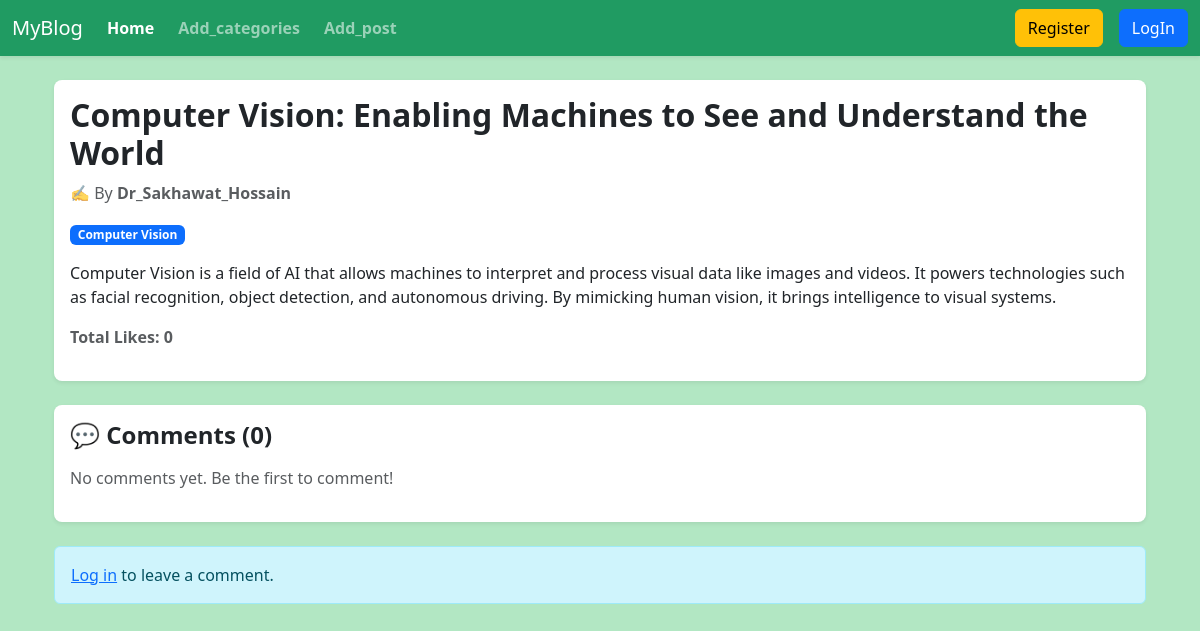
Page /posts/detail/10/ on the committed database.
### posts/models.py (models this page shows, shortened)
class Post(models.Model):
    title=models.CharField()
    content=models.TextField()
    category=models.ManyToManyField(Categories)
    author=models.ForeignKey(User, on_delete=models.CASCADE)
    likes = models.ManyToManyField(User, related_name='liked_posts', blank=True)

### categories/models.py (models this page shows, shortened)
class Categories(models.Model):
    name=models.CharField()
    slug=models.SlugField(unique=True, null=True, blank=True)

### posts/views.py (the view)
# urls.py: path('detail/<int:id>/',views.post_detail,name='post_detail'),
def post_detail(request, id):
    try:
        post = models.Post.objects.get(pk=id)
    except models.Post.DoesNotExist:
        messages.error(request, "Post not found.")
        return redirect('home')
    comments = post.comments.all().order_by('-created_at')
    if request.method == 'POST':
        if not request.user.is_authenticated:
            messages.error(request, "You must be logged in to comment.")
            return redirect('login')
        comment_form = forms.CommentForm(data=request.POST)
        if comment_form.is_valid():
            comment = comment_form.save(commit=False)
            comment.post = post
            comment.author = request.user
            comment.save()
            messages.success(request, "Comment added successfully.")
            return redirect('post_detail', id=post.id)
    else:
        comment_form = forms.CommentForm()
    return render(request, 'post_detail.html', {
        'post': post,
        'comments': comments,
        'comment_form': comment_form
    })

### posts/templates/post_detail.html (shortened to what this page needs)
{% extends 'base.html' %}
{% load crispy_forms_tags %}
{% block content %}
<div class="container mt-4">
  <div class="card shadow-sm border-0 rounded-3 mb-4">
    <div class="card-body">
      <h2 class="card-title fw-bold">{{ post.title }}</h2>
      <p class="text-muted">
        ✍ By <strong>{{ post.author.username }}</strong>
      </p>
      <div class="mb-3">
        {% for cat in post.category.all %}
          <span class="badge bg-primary me-1">{{ cat.name }}</span>
        {% endfor %}
      </div>
      <p class="card-text">{{ post.content }}</p>
      <div class="d-flex align-items-center gap-2 mt-3 mb-3">
        <span class="text-muted fw-bold">Total Likes: {{ post.likes.count }}</span>
      </div>
    </div>
  </div>
  <div class="card shadow-sm border-0 rounded-3 mb-4">
    <div class="card-body">
      <h4 class="fw-bold mb-3">💬 Comments ({{ comments|length }})</h4>
      {% for comment in comments %}
      <div class="border-bottom pb-3 mb-3">
        <div class="d-flex justify-content-between align-items-start">
          <div>
            <strong>{{ comment.author.username }}</strong>
            <small class="text-muted ms-2">{{ comment.created_at|timesince }} ago</small>
          </div>
          {% if user.is_authenticated %}
            {% if comment.author == user or user.profile.role == 'moderator' or user.profile.role == 'super_admin' %}
              <a href="{% url 'delete_comment' comment.id %}" class="btn btn-outline-danger btn-sm"
                 onclick="return confirm('Delete this comment?');">
                🗑️
              </a>
            {% endif %}
          {% endif %}
        </div>
        <p class="mt-2 mb-0">{{ comment.body }}</p>
      </div>
      {% empty %}
        <p class="text-muted">No comments yet. Be the first to comment!</p>
      {% endfor %}
    </div>
  </div>
  {% if user.is_authenticated %}
  <div class="card shadow-sm border-0 rounded-3 mb-4">
    <div class="card-body">
      <h5 class="fw-bold mb-3">✍ Add a Comment</h5>
      <form method="POST">
        {% csrf_token %}
        {{ comment_form|crispy }}
        <button type="submit" class="btn btn-success mt-2">Post Comment</button>
      </form>
    </div>
  </div>
  {% else %}
    <div class="alert alert-info">
      <a href="{% url 'login' %}">Log in</a> to leave a comment.
    </div>
  {% endif %}
</div>
{% endblock %}

### rows in the picture
Post: title "Computer Vision: Enabling Machines to See and Understand the World", author.username "Dr_Sakhawat_Hossain", content "Computer Vision is a field of AI that allows machines to interpret and process visual data like images and videos. It powers technologies such as facial recognition, object detection, and autonomous driving. By mimicking human vision, it brings intelligence to visual systems.", likes.count "0"
Categories: name "Computer Vision"

### other values in the picture
{{ comments|length }} "0"
